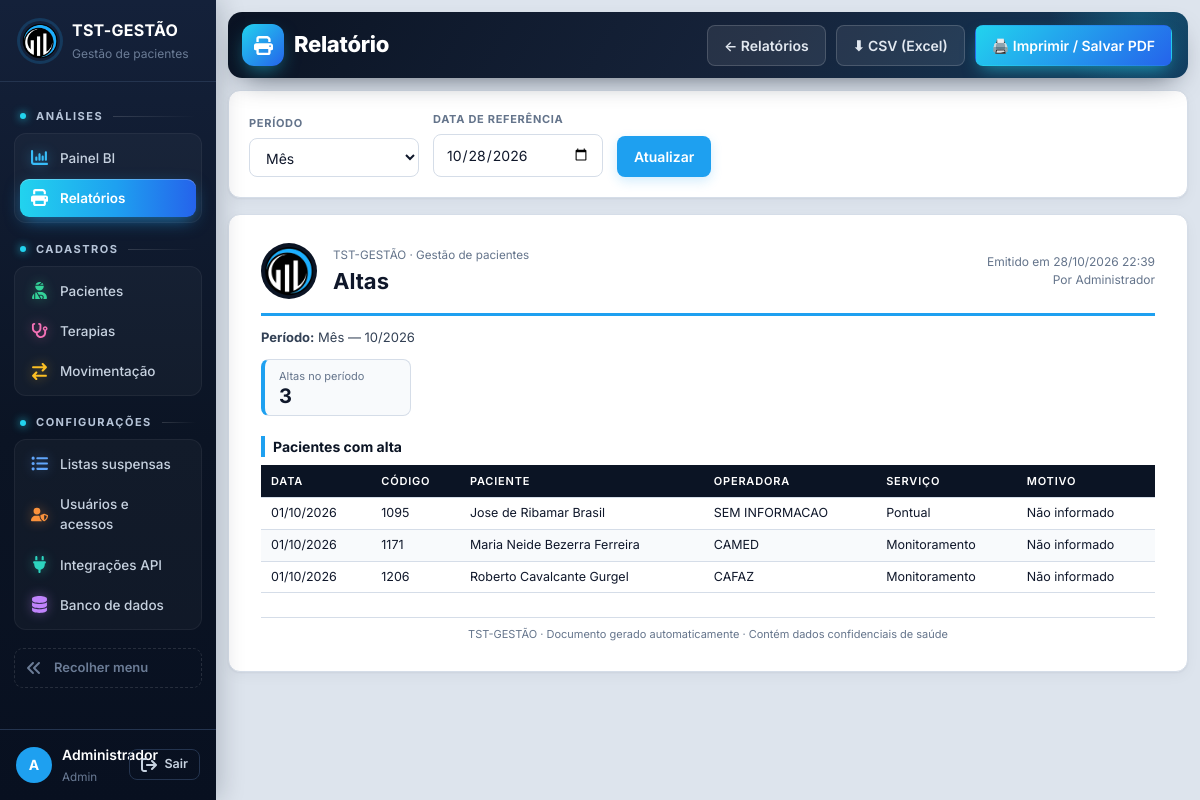
/relatorios/altas (signed in), run on the app's committed database.
### tables this page shows
CREATE TABLE usuarios (
    id INTEGER PRIMARY KEY AUTOINCREMENT,
    usuario TEXT NOT NULL UNIQUE COLLATE NOCASE,
    nome TEXT NOT NULL,
    senha_hash TEXT NOT NULL,
    nivel TEXT NOT NULL DEFAULT 'consulta',
    ativo INTEGER NOT NULL DEFAULT 1,
    trocar_senha INTEGER NOT NULL DEFAULT 0
);

CREATE TABLE pacientes (
    id INTEGER PRIMARY KEY AUTOINCREMENT,
    codigo TEXT NOT NULL UNIQUE,
    nome TEXT NOT NULL,
    nascimento TEXT,
    sexo TEXT,
    bairro TEXT,
    cidade TEXT,
    operadora TEXT,
    diagnostico TEXT,
    complexidade TEXT,
    servico TEXT,
    data_admissao TEXT,
    data_alta TEXT,
    motivo_alta TEXT
, endereco TEXT, telefone TEXT);

CREATE TABLE movimentacao (
    id INTEGER PRIMARY KEY AUTOINCREMENT,
    data TEXT NOT NULL,
    codigo_paciente TEXT NOT NULL,
    evento TEXT NOT NULL,
    motivo TEXT
);

### tst_gestao/app.py (the view)
    @app.route("/relatorios/<slug>")
    def relatorio(slug):
        if slug not in rel.REL:
            abort(404)
        dados = rel.gerar(slug, request.args)
        if request.args.get("formato") == "csv":
            nome = f"tst-{slug}-{dados['gerado_em']:%Y%m%d}.csv"
            return Response(rel.para_csv(dados), mimetype="text/csv", headers={"Content-Disposition": f'attachment; filename="{nome}"'})
        return render_template("relatorio.html", ativa="relatorios", d=dados, periodos=rel.PERIODOS, situacoes=rel.SITUACOES)

### tst_gestao/banco.py (called while the page is built, shortened)
def cfg_padrao() -> dict:
    return {"motor": "sqlite"}

def ler_config() -> dict:
    env = os.environ.get("TST_DB_MOTOR")
    if env == "sqlite":
        return cfg_padrao()
    try:
        mtime = CONFIG_PATH.stat().st_mtime_ns
    except OSError:
        return cfg_padrao()

def abrir(cfg: dict | None = None, *, banco_mestre: bool = False) -> Conexao:
    cfg = cfg or ler_config()
    motor = cfg.get("motor", "sqlite")
    if motor == "sqlite":
        arquivo = Path(cfg.get("arquivo") or DB_PATH)
        arquivo.parent.mkdir(parents=True, exist_ok=True)
        raw = sqlite3.connect(arquivo, timeout=15)
        raw.row_factory = sqlite3.Row
        raw.execute("PRAGMA foreign_keys = ON")
        return Conexao(raw, "sqlite")

def conectar() -> Conexao:
    return abrir(ler_config())

    def execute(self, sql: str, params=()):
        if self.motor == "sqlite":
            return self.raw.execute(sql, params)
        return Cursor(self).executar(sql, params)

    def commit(self):
        self.raw.commit()

    def close(self):
        try:
            self.raw.close()
        except Exception:
            pass

    def __enter__(self):
        return self

    def __exit__(self, tipo, valor, tb):
        try:
            self.rollback() if tipo else self.commit()
        finally:
            self.close()
        return False

### tst_gestao/bi.py (called while the page is built)
def _parse(value: str | None, fallback: date) -> date:
    try:
        return datetime.strptime(value or "", "%Y-%m-%d").date()
    except ValueError:
        return fallback

def _periodos(ref: date) -> dict[str, tuple[str, str]]:
    d = ref.isoformat()
    m = ref.strftime("%Y-%m")
    return {"dia": (d, d), "mes": (m + "-01", m + "-31"), "ano": (f"{ref.year}-01-01", f"{ref.year}-12-31")}

### tst_gestao/db.py (called while the page is built)
def connect() -> Conexao:
    return conectar()

### tst_gestao/relatorios.py (called while the page is built)
def br(v) -> str:
    try:
        return datetime.strptime(v or "", "%Y-%m-%d").strftime("%d/%m/%Y")
    except ValueError:
        return v or "—"

def val(v) -> str:
    return "—" if v is None or v == "" else v

def periodo_txt(ref: date, periodo: str) -> str:
    return {"dia": ref.strftime("%d/%m/%Y"), "mes": ref.strftime("%m/%Y"), "ano": str(ref.year)}[periodo]

def _filtro_periodo(p) -> list:
    return [("Período", f"{PERIODOS[p['periodo']]} — {periodo_txt(p['ref'], p['periodo'])}")]

def gerar(slug: str, args) -> dict:
    meta = REL[slug]
    p = parametros(args)
    dados = meta["fn"](p)
    return {**dados, "slug": slug, "titulo": meta["titulo"], "meta": meta, "params": p, "gerado_em": datetime.now()}

### tst_gestao/templates/relatorio.html (shortened to what this page needs)
{% extends "base.html" %}
{% set f = d.meta.filtros %}
{% block cabecalho %}Relatório{% endblock %}
{% block acoes %}
<a class="btn ghost" href="{{ url_for('relatorios') }}">← Relatórios</a>
<a class="btn ghost" href="{{ url_for('relatorio', slug=d.slug, formato='csv', **request.args) }}">⬇ CSV (Excel)</a>
<button class="btn primary" type="button" onclick="window.print()">🖨️ Imprimir / Salvar PDF</button>
{% endblock %}
{% block conteudo %}
{% if f %}
<form class="card rel-filtros no-print" method="get">
  {% if 'periodo' in f %}
  <label>Período<select name="periodo">{% for k, v in periodos.items() %}<option value="{{ k }}" {{ 'selected' if k == d.params.periodo }}>{{ v }}</option>{% endfor %}</select></label>
  <label>Data de referência<input type="date" name="ref" value="{{ d.params.ref.isoformat() }}"></label>
  {% endif %}
  <button class="btn primary" type="submit">Atualizar</button>
</form>
{% endif %}
<article class="folha">
  <header class="folha-topo">
    <img src="{{ url_for('static', filename='logo.png') }}" alt="TST">
    <div class="folha-tit"><small>TST-GESTÃO · Gestão de pacientes</small><h2>{{ d.titulo }}</h2></div>
    <div class="folha-meta">Emitido em {{ d.gerado_em.strftime('%d/%m/%Y %H:%M') }}<br>Por {{ usuario['nome'] }}</div>
  </header>
  <div class="folha-filtros">{% for k, v in d.filtros %}<span><b>{{ k }}:</b> {{ v }}</span>{% endfor %}</div>
  <div class="kpis">{% for k, v in d.resumo %}<div class="kpi"><small>{{ k }}</small><strong>{{ v }}</strong></div>{% endfor %}</div>
  {% for s in d.secoes %}
  <section class="folha-sec">
    <h3>{{ s.titulo }}</h3><div class="rel-scroll">
    <table class="rel-tab{{ ' compacta' if s.rodape }}">
      <thead><tr>{% for c in s.colunas %}{% set v = s.linhas[0][loop.index0] if s.linhas else '' %}<th{% if v is number or (v is string and (v[-1:] == '%' or v[:2] == 'R$')) %} class="num"{% endif %}>{{ c }}</th>{% endfor %}</tr></thead>
      <tbody>
      {% for l in s.linhas %}<tr>{% for c in l %}<td{% if c is number or (c is string and (c[-1:] == '%' or c[:2] == 'R$')) %} class="num"{% endif %}>{{ c }}</td>{% endfor %}</tr>
      {% else %}<tr><td colspan="{{ s.colunas|length }}" class="vazio">Nenhum registro encontrado.</td></tr>{% endfor %}
      </tbody>
    </table></div>
  </section>
  {% endfor %}
  <footer class="folha-rodape">TST-GESTÃO · Documento gerado automaticamente · Contém dados confidenciais de saúde</footer>
</article>
{% endblock %}

### tst_gestao/templates/base.html (shortened to what this page needs)
<!doctype html>
<html lang="pt-BR">
<head>
<link rel="stylesheet" href="{{ url_for('static', filename='app.css') }}">
</head>
<body>
{% set COR_IC = {'bi': '#38bdf8', 'relatorios': '#a78bfa', 'pacientes': '#34d399', 'terapias': '#f472b6', 'movimentacao': '#fbbf24', 'listas': '#60a5fa', 'usuarios': '#fb923c', 'integracoes': '#2dd4bf', 'banco': '#c084fc'} %}
{% macro item(rota, chave, icone, texto) %}<a href="{{ rota }}" class="{{ 'on' if ativa == chave }}" data-tip="{{ texto }}" style="--ic:{{ COR_IC.get(icone, '#94a3b8') }}"><svg class="ic"><use href="#i-{{ icone }}"/></svg><span class="tx">{{ texto }}</span></a>{% endmacro %}
{% set grupo = {'dashboard': 'Análises', 'relatorios': 'Análises', 'pacientes': 'Cadastros', 'terapias': 'Cadastros', 'movimentacao': 'Cadastros',
  'listas': 'Configurações', 'usuarios': 'Configurações', 'integracoes': 'Configurações', 'banco': 'Configurações', 'perfil': 'Minha conta'} %}
<aside class="sidebar">
  <div class="brand"><img src="{{ url_for('static', filename='logo.png') }}" alt="TST"><div class="tx"><strong>TST-GESTÃO</strong><small>Gestão de pacientes</small></div></div>
  <nav>
    <span class="nav-sec">Análises</span>
    <div class="nav-grupo">
    {{ item(url_for('index'), 'dashboard', 'bi', 'Painel BI') }}
    {{ item(url_for('relatorios'), 'relatorios', 'relatorios', 'Relatórios') }}
    </div>
    <span class="nav-sec">Cadastros</span>
    <div class="nav-grupo">
    {{ item(url_for('cadastro', ent='pacientes'), 'pacientes', 'pacientes', 'Pacientes') }}
    {{ item(url_for('cadastro', ent='terapias'), 'terapias', 'terapias', 'Terapias') }}
    {{ item(url_for('cadastro', ent='movimentacao'), 'movimentacao', 'movimentacao', 'Movimentação') }}
    </div>
    {% if nivel >= 3 %}<span class="nav-sec">Configurações</span>
    <div class="nav-grupo">
    {{ item(url_for('listas'), 'listas', 'listas', 'Listas suspensas') }}
    {% if nivel >= 4 %}{{ item(url_for('usuarios'), 'usuarios', 'usuarios', 'Usuários e acessos') }}
    {{ item(url_for('integracoes'), 'integracoes', 'integracoes', 'Integrações API') }}
    {{ item(url_for('pagina_banco'), 'banco', 'banco', 'Banco de dados') }}{% endif %}
    </div>{% endif %}
    <button type="button" class="recolher" id="btn-recolher" data-tip="Expandir menu"><svg class="ic"><use href="#i-recolher"/></svg><span class="tx">Recolher menu</span></button>
  </nav>
  <div class="userbox">
    <a href="{{ url_for('perfil') }}" class="{{ 'on' if ativa == 'perfil' }}" title="Meu perfil"><span class="avatar">{{ usuario['nome'][:1]|upper }}</span><span class="tx"><b>{{ usuario['nome'] }}</b><small>{{ usuario['nivel']|capitalize }}</small></span></a>
    <form method="post" action="{{ url_for('logout') }}"><input type="hidden" name="csrf_token" value="{{ csrf_token }}"><button class="btn ghost sm" type="submit" title="Sair do sistema"><svg class="ic"><use href="#i-sair"/></svg><span class="tx">Sair</span></button></form>
  </div>
</aside>
<main class="content">
  {% set ic_pag = {'dashboard': 'bi', 'perfil': 'perfil'}.get(ativa, ativa) %}
  {% block topo %}<header class="bi-topo topo-pag"><div class="bt-tit"><i class="bt-ic"><svg class="ic"><use href="#i-{{ ic_pag or 'bi' }}"/></svg></i><span class="bt-trilha">{% block trilha %}{{ grupo.get(ativa, 'TST-GESTÃO') }}{% endblock %} <b>›</b></span><h1>{% block cabecalho %}{% endblock %}</h1></div><div class="actions">{% block acoes %}{% endblock %}</div></header>{% endblock %}
  {% block conteudo %}{% endblock %}
</main>
</body>
</html>

### data on the page
usuarios: nome "A", nome "Administrador", nivel "Admin"
pacientes: l "01/10/2026" "Não informado", nome "Jose de Ribamar Brasil", operadora "SEM INFORMACAO", servico "Pontual"
movimentacao: codigo_paciente "1095"
pacientes: l "01/10/2026" "Não informado", nome "Maria Neide Bezerra Ferreira", operadora "CAMED", servico "Monitoramento"
movimentacao: codigo_paciente "1171"
pacientes: l "01/10/2026" "Não informado", nome "Roberto Cavalcante Gurgel", operadora "CAFAZ", servico "Monitoramento"
movimentacao: codigo_paciente "1206"

### other printed values
{{ texto }} "Painel BI Relatórios Pacientes Terapias Movimentação Listas suspensas Usuários e acessos Integrações API Banco de dados"
{{ d.titulo }} "Altas"
{{ d.gerado_em.strftime('%d/%m/%Y %H:%M') }} "28/10/2026 22:39"
{{ k }} "Período"
{{ v }} "Mês — 10/2026"
{{ k }} "Altas no período"
{{ v }} "3"
{{ s.titulo }} "Pacientes com alta"
{{ c }} "DATA" "CÓDIGO" "PACIENTE" "OPERADORA" "SERVIÇO" "MOTIVO"
form field periodo "Mês"
